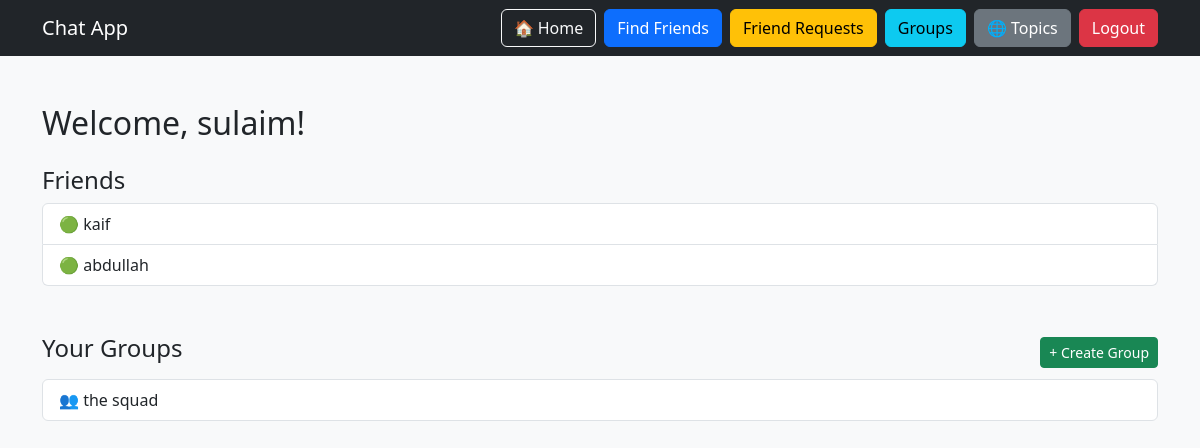
The page /dashboard (signed in) on the database its author committed.
### app.py (models this page shows)
class User(UserMixin, db.Model):
    id = db.Column(db.Integer, primary_key=True)
    username = db.Column(db.String(150), unique=True, nullable=False)
    email = db.Column(db.String(150), unique=True, nullable=False)
    password = db.Column(db.String(150), nullable=False)

class Group(db.Model):
    id = db.Column(db.Integer, primary_key=True)
    name = db.Column(db.String(150), nullable=False)
    created_by = db.Column(db.Integer, db.ForeignKey('user.id'))

### app.py (the view)
@app.route('/dashboard')
@login_required
def dashboard():
    friendships = Friendship.query.filter(
        ((Friendship.user_id == current_user.id) | (Friendship.friend_id == current_user.id)) &
        (Friendship.status == "accepted")
    ).all()
    friends = []
    for f in friendships:
        friend = User.query.get(f.friend_id if f.user_id == current_user.id else f.user_id)
        friends.append(friend)
    pending_requests = Friendship.query.filter_by(friend_id=current_user.id, status="pending").all()
    pending_users = [User.query.get(f.user_id) for f in pending_requests]
    users = User.query.filter(User.id != current_user.id).all()
    group_ids = [gm.group_id for gm in GroupMember.query.filter_by(user_id=current_user.id).all()]
    groups = Group.query.filter(Group.id.in_(group_ids)).all()
    return render_template(
        'dashboard.html',
        friends=friends,
        pending_users=pending_users,
        users=users,
        groups=groups  # ✅ pass to template
    )

### app.py (called while the page is built)
@login_manager.user_loader
def load_user(user_id):
    with SessionLocal() as session:
        return session.get(User, int(user_id))

### templates/dashboard.html (shortened to what this page needs)
<!DOCTYPE html>
<html lang="en">
<head>
    <link href="https://cdn.jsdelivr.net/npm/bootstrap@5.3.0/dist/css/bootstrap.min.css" rel="stylesheet">
</head>
<body class="bg-light">
<nav class="navbar navbar-expand-lg navbar-dark bg-dark">
    <div class="container">
        <a class="navbar-brand" href="#">Chat App</a>
        <div class="d-flex">
            <a href="{{ url_for('dashboard') }}" class="btn btn-outline-light me-2">🏠 Home</a>
            <a href="{{ url_for('users') }}" class="btn btn-primary me-2">Find Friends</a>
            <a href="{{ url_for('friend_requests') }}" class="btn btn-warning me-2">Friend Requests</a>
            <a href="{{ url_for('groups') }}" class="btn btn-info me-2">Groups</a>
            <a href="{{ url_for('topics') }}" class="btn btn-secondary me-2">🌐 Topics</a>
            <a href="{{ url_for('logout') }}" class="btn btn-danger">Logout</a>
        </div>
    </div>
</nav>
<div class="container mt-5">
    <h2 class="mb-4">Welcome, {{ current_user.username }}!</h2>
    <h4>Friends</h4>
    {% if friends %}
        <div class="list-group mb-5">
            {% for friend in friends %}
                <a href="{{ url_for('chat', friend_id=friend.id) }}" class="list-group-item list-group-item-action">
                    🟢 {{ friend.username }}
                </a>
            {% endfor %}
        </div>
    {% else %}
        <div class="alert alert-info">
            You have no friends yet. <a href="{{ url_for('users') }}" class="alert-link">Find Friends</a>.
        </div>
    {% endif %}
    <div class="d-flex justify-content-between align-items-center mb-2">
        <h4>Your Groups</h4>
        <a href="{{ url_for('create_group') }}" class="btn btn-sm btn-success">+ Create Group</a>
    </div>
    {% if groups %}
        <div class="list-group">
            {% for group in groups %}
                <a href="{{ url_for('group_chat', group_id=group.id) }}" class="list-group-item list-group-item-action">
                    👥 {{ group.name }}
                </a>
            {% endfor %}
        </div>
    {% else %}
        <div class="alert alert-info">
            You are not part of any group yet. <a href="{{ url_for('groups') }}" class="alert-link">Browse Groups</a>.
        </div>
    {% endif %}
</div>
</body>
</html>

### rows shown on the page
User: username "sulaim"
User: username "kaif"
User: username "abdullah"
Group: name "the squad"
